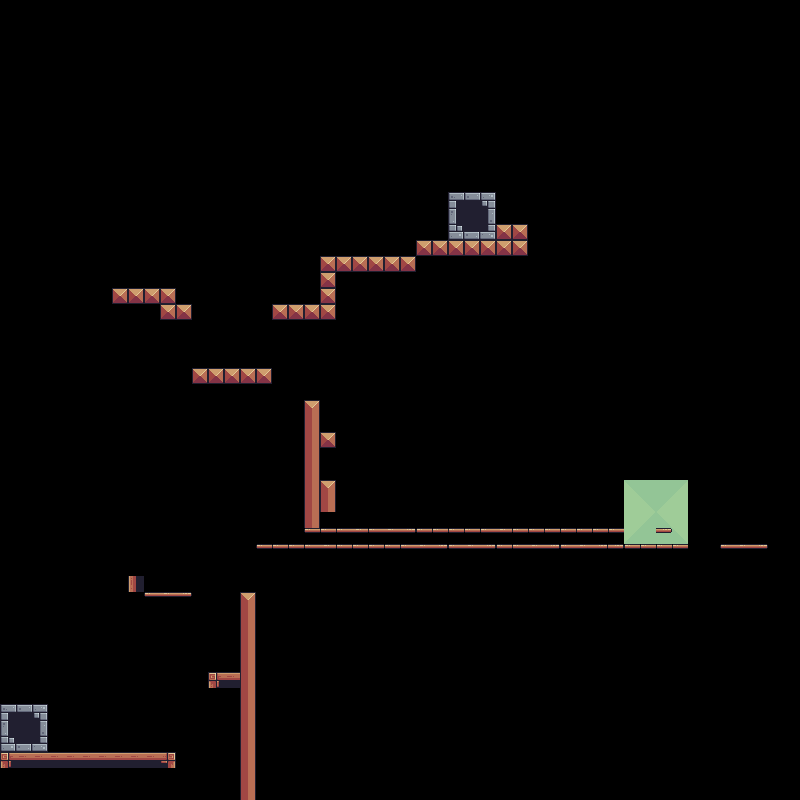

This is a level from a 2D game, rendered from its Tiled map with the project's own tilesets. A one-line summary and the complete map file follow:
An orthogonal 50x50 tile map with 16x16 px tiles, 1 tile layer (Tile Layer 1), 2 tilesets.

<map version="1.10" tiledversion="1.12.1" orientation="orthogonal" renderorder="right-down" width="50" height="50" tilewidth="16" tileheight="16" infinite="0" nextlayerid="3" nextobjectid="1">
 <tileset firstgid="1" name="terrainForPostTutorial" tilewidth="16" tileheight="16" tilecount="242" columns="22">
  <image source="../assets/2d/Terrain/Terrain (16x16).png" width="352" height="176" />
 </tileset>
 <tileset firstgid="243" source="smeegle.tsx" />
 <layer id="1" name="Tile Layer 1" width="50" height="50">
  <data encoding="csv">
0,0,0,0,0,0,0,0,0,0,0,0,0,0,0,0,0,0,0,0,0,0,0,0,0,0,0,0,0,0,0,0,0,0,0,0,0,0,0,0,0,0,0,0,0,0,0,0,0,0,
0,0,0,0,0,0,0,0,0,0,0,0,0,0,0,0,0,0,0,0,0,0,0,0,0,0,0,0,0,0,0,0,0,0,0,0,0,0,0,0,0,0,0,0,0,0,0,0,0,0,
0,0,0,0,0,0,0,0,0,0,0,0,0,0,0,0,0,0,0,0,0,0,0,0,0,0,0,0,0,0,0,0,0,0,0,0,0,0,0,0,0,0,0,0,0,0,0,0,0,0,
0,0,0,0,0,0,0,0,0,0,0,0,0,0,0,0,0,0,0,0,0,0,0,0,0,0,0,0,0,0,0,0,0,0,0,0,0,0,0,0,0,0,0,0,0,0,0,0,0,0,
0,0,0,0,0,0,0,0,0,0,0,0,0,0,0,0,0,0,0,0,0,0,0,0,0,0,0,0,0,0,0,0,0,0,0,0,0,0,0,0,0,0,0,0,0,0,0,0,0,0,
0,0,0,0,0,0,0,0,0,0,0,0,0,0,0,0,0,0,0,0,0,0,0,0,0,0,0,0,0,0,0,0,0,0,0,0,0,0,0,0,0,0,0,0,0,0,0,0,0,0,
0,0,0,0,0,0,0,0,0,0,0,0,0,0,0,0,0,0,0,0,0,0,0,0,0,0,0,0,0,0,0,0,0,0,0,0,0,0,0,0,0,0,0,0,0,0,0,0,0,0,
0,0,0,0,0,0,0,0,0,0,0,0,0,0,0,0,0,0,0,0,0,0,0,0,0,0,0,0,0,0,0,0,0,0,0,0,0,0,0,0,0,0,0,0,0,0,0,0,0,0,
0,0,0,0,0,0,0,0,0,0,0,0,0,0,0,0,0,0,0,0,0,0,0,0,0,0,0,0,0,0,0,0,0,0,0,0,0,0,0,0,0,0,0,0,0,0,0,0,0,0,
0,0,0,0,0,0,0,0,0,0,0,0,0,0,0,0,0,0,0,0,0,0,0,0,0,0,0,0,0,0,0,0,0,0,0,0,0,0,0,0,0,0,0,0,0,0,0,0,0,0,
0,0,0,0,0,0,0,0,0,0,0,0,0,0,0,0,0,0,0,0,0,0,0,0,0,0,0,0,0,0,0,0,0,0,0,0,0,0,0,0,0,0,0,0,0,0,0,0,0,0,
0,0,0,0,0,0,0,0,0,0,0,0,0,0,0,0,0,0,0,0,0,0,0,0,0,0,0,0,0,0,0,0,0,0,0,0,0,0,0,0,0,0,0,0,0,0,0,0,0,0,
0,0,0,0,0,0,0,0,0,0,0,0,0,0,0,0,0,0,0,0,0,0,0,0,0,0,0,0,1,2,3,0,0,0,0,0,0,0,0,0,0,0,0,0,0,0,0,0,0,0,
0,0,0,0,0,0,0,0,0,0,0,0,0,0,0,0,0,0,0,0,0,0,0,0,0,0,0,0,23,24,25,0,0,0,0,0,0,0,0,0,0,0,0,0,0,0,0,0,0,0,
0,0,0,0,0,0,0,0,0,0,0,0,0,0,0,0,0,0,0,0,0,0,0,0,0,0,0,0,45,46,47,35,35,0,0,0,0,0,0,0,0,0,0,0,0,0,0,0,0,0,
0,0,0,0,0,0,0,0,0,0,0,0,0,0,0,0,0,0,0,0,0,0,0,0,0,0,35,35,35,35,35,35,35,0,0,0,0,0,0,0,0,0,0,0,0,0,0,0,0,0,
0,0,0,0,0,0,0,0,0,0,0,0,0,0,0,0,0,0,0,0,35,35,35,35,35,35,0,0,0,0,0,0,0,0,0,0,0,0,0,0,0,0,0,0,0,0,0,0,0,0,
0,0,0,0,0,0,0,0,0,0,0,0,0,0,0,0,0,0,0,0,35,0,0,0,0,0,0,0,0,0,0,0,0,0,0,0,0,0,0,0,0,0,0,0,0,0,0,0,0,0,
0,0,0,0,0,0,0,35,35,35,35,0,0,0,0,0,0,0,0,0,35,0,0,0,0,0,0,0,0,0,0,0,0,0,0,0,0,0,0,0,0,0,0,0,0,0,0,0,0,0,
0,0,0,0,0,0,0,0,0,0,35,35,0,0,0,0,0,35,35,35,35,0,0,0,0,0,0,0,0,0,0,0,0,0,0,0,0,0,0,0,0,0,0,0,0,0,0,0,0,0,
0,0,0,0,0,0,0,0,0,0,0,0,0,0,0,0,0,0,0,0,0,0,0,0,0,0,0,0,0,0,0,0,0,0,0,0,0,0,0,0,0,0,0,0,0,0,0,0,0,0,
0,0,0,0,0,0,0,0,0,0,0,0,0,0,0,0,0,0,0,0,0,0,0,0,0,0,0,0,0,0,0,0,0,0,0,0,0,0,0,0,0,0,0,0,0,0,0,0,0,0,
0,0,0,0,0,0,0,0,0,0,0,0,0,0,0,0,0,0,0,0,0,0,0,0,0,0,0,0,0,0,0,0,0,0,0,0,0,0,0,0,0,0,0,0,0,0,0,0,0,0,
0,0,0,0,0,0,0,0,0,0,0,0,35,35,35,35,35,0,0,0,0,0,0,0,0,0,0,0,0,0,0,0,0,0,0,0,0,0,0,0,0,0,0,0,0,0,0,0,0,0,
0,0,0,0,0,0,0,0,0,0,0,0,0,0,0,0,0,0,0,0,0,0,0,0,0,0,0,0,0,0,0,0,0,0,0,0,0,0,0,0,0,0,0,0,0,0,0,0,0,0,
0,0,0,0,0,0,0,0,0,0,0,0,0,0,0,0,0,0,0,16,0,0,0,0,0,0,0,0,0,0,0,0,0,0,0,0,0,0,0,0,0,0,0,0,0,0,0,0,0,0,
0,0,0,0,0,0,0,0,0,0,0,0,0,0,0,0,0,0,0,38,0,0,0,0,0,0,0,0,0,0,0,0,0,0,0,0,0,0,0,0,0,0,0,0,0,0,0,0,0,0,
0,0,0,0,0,0,0,0,0,0,0,0,0,0,0,0,0,0,0,38,35,0,0,0,0,0,0,0,0,0,0,0,0,0,0,0,0,0,0,0,0,0,0,0,0,0,0,0,0,0,
0,0,0,0,0,0,0,0,0,0,0,0,0,0,0,0,0,0,0,38,0,0,0,0,0,0,0,0,0,0,0,0,0,0,0,0,0,0,0,0,0,0,0,0,0,0,0,0,0,0,
0,0,0,0,0,0,0,0,0,0,0,0,0,0,0,0,0,0,0,38,0,0,0,0,0,0,0,0,0,0,0,0,0,0,0,0,0,0,0,0,0,0,0,0,0,0,0,0,0,0,
0,0,0,0,0,0,0,0,0,0,0,0,0,0,0,0,0,0,0,38,16,0,0,0,0,0,0,0,0,0,0,0,0,0,0,0,0,0,0,0,0,0,0,0,0,0,0,0,0,0,
0,0,0,0,0,0,0,0,0,0,0,0,0,0,0,0,0,0,0,38,38,0,0,0,0,0,0,0,0,0,0,0,0,0,0,0,0,0,0,0,0,0,0,0,0,0,0,0,0,0,
0,0,0,0,0,0,0,0,0,0,0,0,0,0,0,0,0,0,0,38,0,0,0,0,0,0,0,0,0,0,0,0,0,0,0,0,0,0,0,0,0,0,0,0,0,0,0,0,0,0,
0,0,0,0,0,0,0,0,0,0,0,0,0,0,0,0,0,0,0,40,40,40,41,40,41,42,40,40,40,40,40,41,40,40,40,40,40,40,40,246,0,42,0,0,0,0,0,0,0,0,
0,0,0,0,0,0,0,0,0,0,0,0,0,0,0,0,40,40,40,40,41,40,40,40,40,40,41,42,40,41,42,40,40,41,42,40,41,42,42,40,40,40,40,0,0,40,41,42,0,0,
0,0,0,0,0,0,0,0,0,0,0,0,0,0,0,0,0,0,0,0,0,0,0,0,0,0,0,0,0,0,0,0,0,0,0,0,0,0,0,0,0,0,0,0,0,0,0,0,0,0,
0,0,0,0,0,0,0,0,111,0,0,0,0,0,0,0,0,0,0,0,0,0,0,0,0,0,0,0,0,0,0,0,0,0,0,0,0,0,0,0,0,0,0,0,0,0,0,0,0,0,
0,0,0,0,0,0,0,0,0,40,41,42,0,0,0,16,0,0,0,0,0,0,0,0,0,0,0,0,0,0,0,0,0,0,0,0,0,0,0,0,0,0,0,0,0,0,0,0,0,0,
0,0,0,0,0,0,0,0,0,0,0,0,0,0,0,38,0,0,0,0,0,0,0,0,0,0,0,0,0,0,0,0,0,0,0,0,0,0,0,0,0,0,0,0,0,0,0,0,0,0,
0,0,0,0,0,0,0,0,0,0,0,0,0,0,0,38,0,0,0,0,0,0,0,0,0,0,0,0,0,0,0,0,0,0,0,0,0,0,0,0,0,0,0,0,0,0,0,0,0,0,
0,0,0,0,0,0,0,0,0,0,0,0,0,0,0,38,0,0,0,0,0,0,0,0,0,0,0,0,0,0,0,0,0,0,0,0,0,0,0,0,0,0,0,0,0,0,0,0,0,0,
0,0,0,0,0,0,0,0,0,0,0,0,0,0,0,38,0,0,0,0,0,0,0,0,0,0,0,0,0,0,0,0,0,0,0,0,0,0,0,0,0,0,0,0,0,0,0,0,0,0,
0,0,0,0,0,0,0,0,0,0,0,0,0,89,90,38,0,0,0,0,0,0,0,0,0,0,0,0,0,0,0,0,0,0,0,0,0,0,0,0,0,0,0,0,0,0,0,0,0,0,
0,0,0,0,0,0,0,0,0,0,0,0,0,0,0,38,0,0,0,0,0,0,0,0,0,0,0,0,0,0,0,0,0,0,0,0,0,0,0,0,0,0,0,0,0,0,0,0,0,0,
1,2,3,0,0,0,0,0,0,0,0,0,0,0,0,38,0,0,0,0,0,0,0,0,0,0,0,0,0,0,0,0,0,0,0,0,0,0,0,0,0,0,0,0,0,0,0,0,0,0,
23,24,25,0,0,0,0,0,0,0,0,0,0,0,0,38,0,0,0,0,0,0,0,0,0,0,0,0,0,0,0,0,0,0,0,0,0,0,0,0,0,0,0,0,0,0,0,0,0,0,
45,46,47,0,0,0,0,0,0,0,0,0,0,0,0,38,0,0,0,0,0,0,0,0,0,0,0,0,0,0,0,0,0,0,0,0,0,0,0,0,0,0,0,0,0,0,0,0,0,0,
89,90,90,90,90,90,90,90,90,90,91,0,0,0,0,38,0,0,0,0,0,0,0,0,0,0,0,0,0,0,0,0,0,0,0,0,0,0,0,0,0,0,0,0,0,0,0,0,0,0,
0,0,0,0,0,0,0,0,0,0,0,0,0,0,0,38,0,0,0,0,0,0,0,0,0,0,0,0,0,0,0,0,0,0,0,0,0,0,0,0,0,0,0,0,0,0,0,0,0,0,
0,0,0,0,0,0,0,0,0,0,0,0,0,0,0,38,0,0,0,0,0,0,0,0,0,0,0,0,0,0,0,0,0,0,0,0,0,0,0,0,0,0,0,0,0,0,0,0,0,0
</data>
 </layer>
 <imagelayer id="2" name="background" />
</map>
